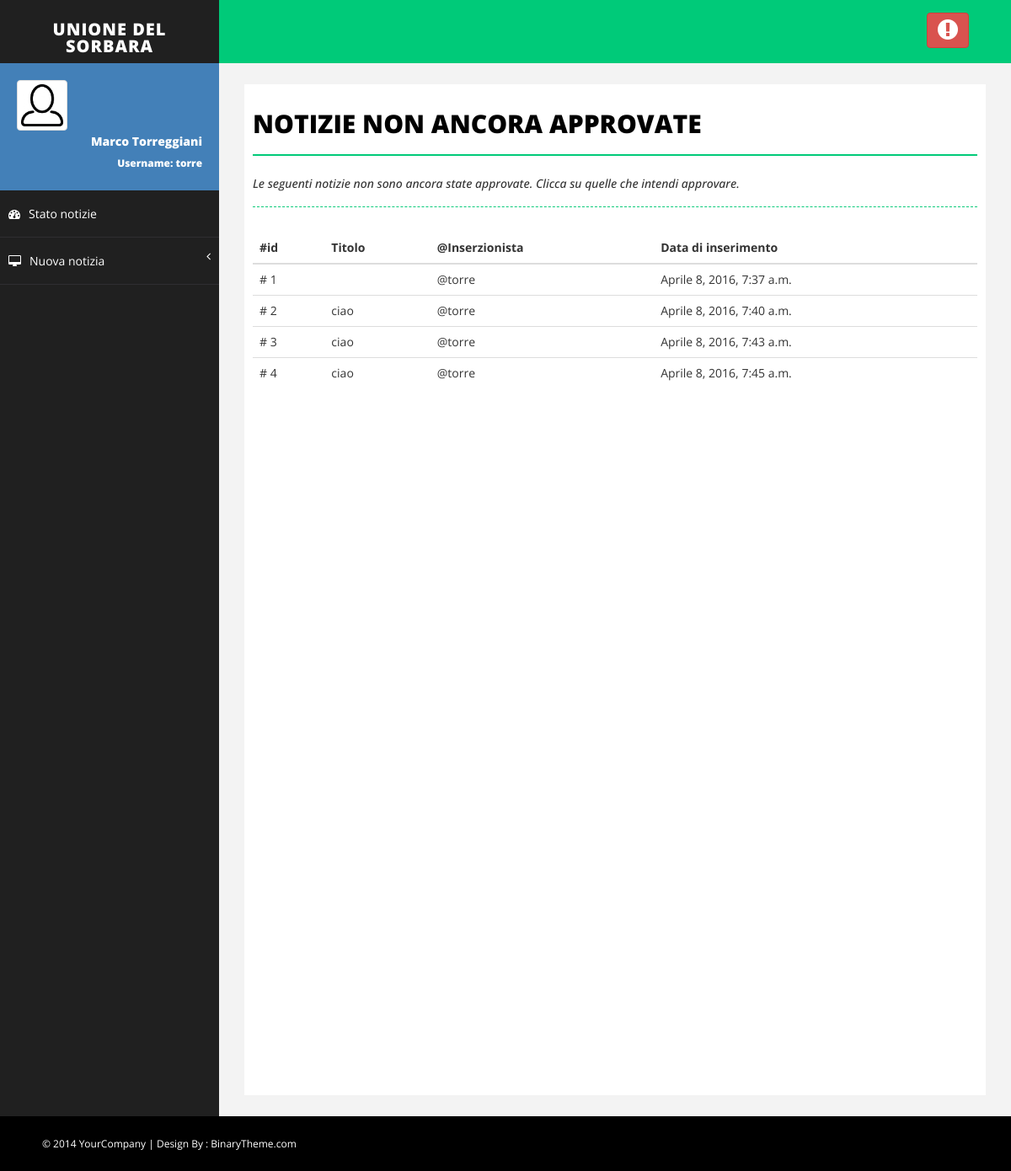
The app's page /NotizieDaApprovare (signed in), older data.
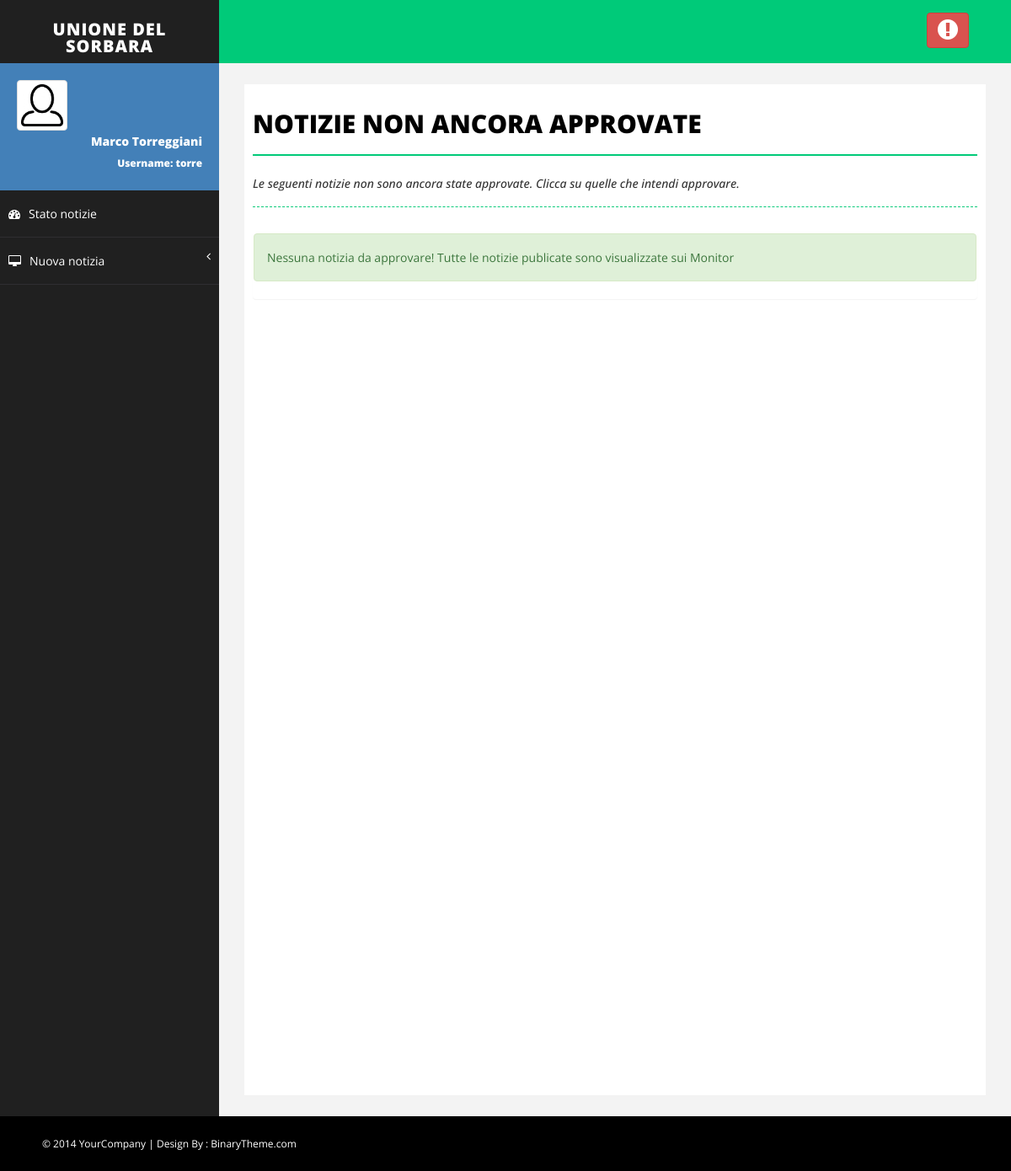
The same page, newer data.
### Monitor/models.py (models this page shows, shortened)
class Notizia(models.Model):
    titolo = models.CharField(max_length=30)
    descrizione = models.CharField(max_length=400)
    immagine = models.ImageField(upload_to=get_nome_immagine_notizia, default=None, null=True, blank=True)
    approvata = models.BooleanField(default=False)
    inserzionista = models.ForeignKey(MyUser)
    data_inserimento = models.DateTimeField(default=timezone.now)
    data_scadenza = models.DateTimeField(default=timezone.now()+datetime.timedelta(days=15))

class MyUser(AbstractUser):
    foto_profilo = models.ImageField(upload_to=get_nome_immagine_utente, default=settings.NO_PROFILO)

### Monitor/views.py (the view)
# urls.py: url(r'^NotizieDaApprovare', views.notizie_da_approvare, name='notizie_da_approvare'),
@login_required(login_url='/login')
def notizie_da_approvare(request):
    notizie = Notizia.objects.filter(approvata=False)
    return render(request, 'Monitor/notizie_da_approvare.html', {'notizie': notizie})

### Monitor/templates/Monitor/notizie_da_approvare.html
{% extends 'Monitor/base.html' %}
{% block body %}
    <div id="page-inner">
        <div class="row">
            <div class="col-md-12">
                <h1 class="page-head-line">Notizie non ancora approvate</h1>
                <h1 class="page-subhead-line">Le seguenti notizie non sono ancora state approvate.
                    Clicca su quelle che intendi approvare.</h1>
            </div>
        </div>
        {% if notizie|length == 0 %}
            <div class="panel">
                <div class="alert alert-success" role="alert">
                    Nessuna notizia da approvare! Tutte le notizie publicate sono visualizzate sui Monitor
                </div>
            </div>
        {% else %}
            <div class="table-responsive">
                <table class="table table-hover">
                    <thead>
                        <tr>
                            <th>#id</th>
                            <th>Titolo</th>
                            <th>@Inserzionista</th>
                            <th>Data di inserimento</th>
                        </tr>
                    </thead>
                    <tbody>
                        {% for notizia in notizie %}
                            <tr onclick = "location.href='{% url 'Monitor:approva_notizia' notizia.id %}'">
                                <td># {{ notizia.id }}</td>
                                <td>{{ notizia.titolo }}</td>
                                <td>@{{ notizia.inserzionista }}</td>
                                <td>{{ notizia.data_inserimento }}</td>
                            </tr>
                        {% endfor %}
                    </tbody>
                </table>
            </div>
        {% endif %}
    </div>
{% endblock %}

Row changes from the older to the newer data that the page shows:
removed Notizia: id "1", inserzionista "torre", data_inserimento "Aprile 8, 2016, 7:37 a.m."
removed Notizia: id "2", titolo "ciao", inserzionista "torre", data_inserimento "Aprile 8, 2016, 7:40 a.m."
removed Notizia: id "3", titolo "ciao", inserzionista "torre", data_inserimento "Aprile 8, 2016, 7:43 a.m."
no longer on this page (row edited): Notizia: id "4", titolo "ciao", inserzionista "torre", data_inserimento "Aprile 8, 2016, 7:45 a.m."
Text that changed along with them:
text no longer shown: "#id Titolo @Inserzionista Data di inserimento"
text now shown: "Nessuna notizia da approvare! Tutte le notizie publicate sono visualizzate sui Monitor"
